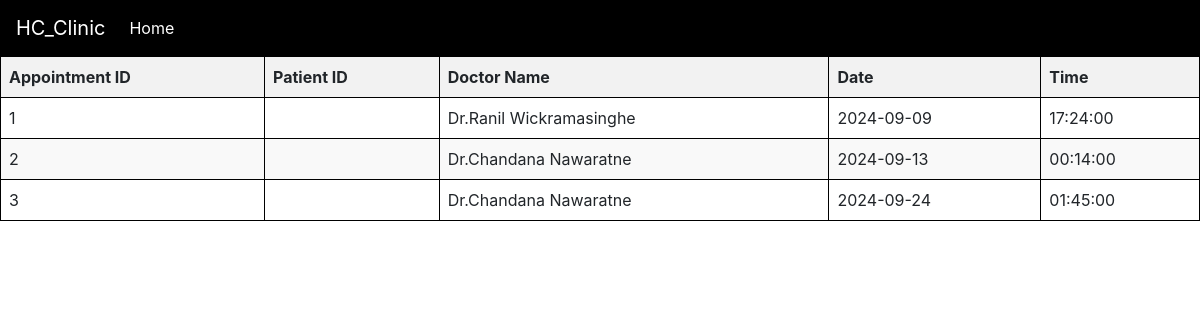
Page /adminappointment.php on the committed database.
### tables this page shows
CREATE TABLE `appointments` (
  `app_id` int(11) NOT NULL AUTO_INCREMENT,
  `patient_name` varchar(100) NOT NULL,
  `doc_name` varchar(50) NOT NULL,
  `date` date NOT NULL,
  `time` time NOT NULL,
  `status` enum('Ongoing','Completed') NOT NULL DEFAULT 'Ongoing',
  PRIMARY KEY (`app_id`)
);

### adminappointment.php (the view, shortened to what this page needs)
<!doctype html>
<html lang="en">
  <head>
    <link rel="stylesheet" href="https://stackpath.bootstrapcdn.com/bootstrap/4.3.1/css/bootstrap.min.css">
</head>
  <body>
    <nav class="navbar navbar-expand-sm navbar-dark" style="background-color: black;">
        <a class="navbar-brand" href="adminhome.php">HC_Clinic</a>
        <div class="collapse navbar-collapse" id="collapsibleNavId">
            <ul class="navbar-nav mr-auto mt-2 mt-lg-0">
                <li class="nav-item active">
                    <a class="nav-link" href="adminhome.php">Home</a>
                </li>
            </ul>
        </div>
    </nav>
    <center>
        <table>
            <thead>
                <tr>
                    <th>Appointment ID</th>
                    <th>Patient ID</th>
                    <th>Doctor Name</th>
                    <th>Date</th>
                    <th>Time</th>
                </tr>
            </thead>
            <tbody>
            <?php
            include 'connect.php';
            $sql = "SELECT * FROM appointments";
            $result = mysqli_query($conn, $sql);
            if ($result) {
                while ($row = mysqli_fetch_assoc($result)) {
                    $app_id = $row['app_id'];
                    $p_id = $row['p_id'];
                    $doc_name = $row['doc_name'];
                    $date = $row['date'];
                    $time = $row['time'];
                    echo '
                    <tr>
                        <td>' . $app_id . '</td>
                        <td>' . $p_id . '</td>
                        <td>' . $doc_name . '</td>
                        <td>' . $date . '</td>
                        <td>' . $time . '</td>
                    </tr>';
                }
            }
            ?>
            </tbody>
        </table>
    </center>
</body>
</html>

### adminappointment.php (style rules this page uses)
table { width: 100%; border-collapse: collapse; }
th, td { border: 1px solid black; padding: 8px; text-align: left; }
th { background-color: #f2f2f2; }
tr:nth-child(even) { background-color: #f9f9f9; }

### rows in the picture
appointments: app_id "1", doc_name "Dr.Ranil Wickramasinghe", date "2024-09-09", time "17:24:00"
appointments: app_id "2", doc_name "Dr.Chandana Nawaratne", date "2024-09-13", time "00:14:00"
appointments: app_id "3", doc_name "Dr.Chandana Nawaratne", date "2024-09-24", time "01:45:00"
